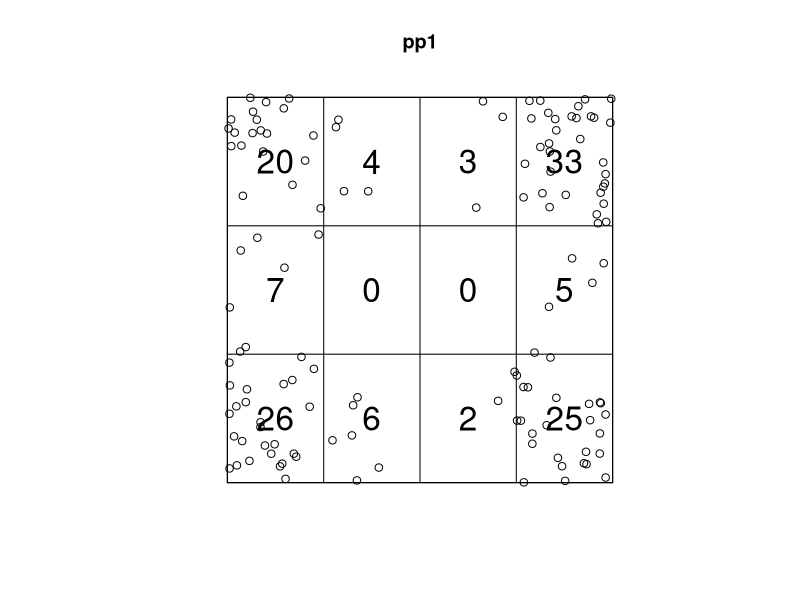
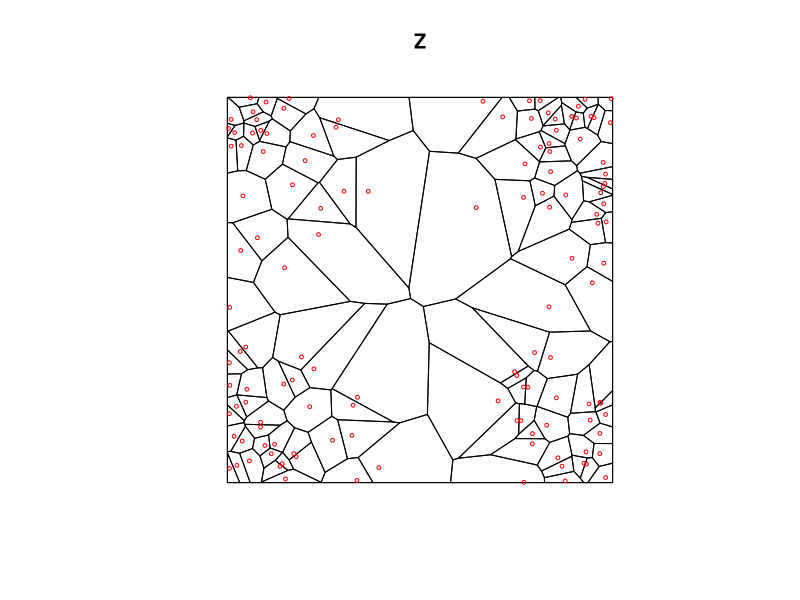

Reproduce these figures in R, in order. (Note: this script raises an error after producing the figures.)
library(spatstat)
library(deldir)

dev.off();
pp1<-rpoispp(lambda = function(x,y){200*(x^2)*abs(y)},win=owin(c(-1,1),c(-1,1)));
plot(pp1)

#summary(pp1)

Q = quadratcount(pp1, nx = 4, ny = 3)
plot(Q, add = TRUE, cex = 2)

dev.off()
#veronoi tesselation 
Z <- dirichlet(pp1)
plot(Z)
points(pp1, col="red", cex=.5)
#Note that lambda is the intensity, that is, the expected number of points per unit area.



Ipp.fit1<-ppm(Q= lambda)
summary(Ipp.fit1) 




model = function(x,y) { 200*(x^2)*abs(y) }
?ppois


x = seq(-1,1,by=.001)
y = seq(-1,1,by=.001)





# estimating the integral
# http://www1.maths.leeds.ac.uk/~voss/projects/2012-Poisson/Drazek.pdf
g <- function(y) {exp(-.5*y^2)}
L6=integrate(f=g, lower=0,upper=Inf)
L6$value
